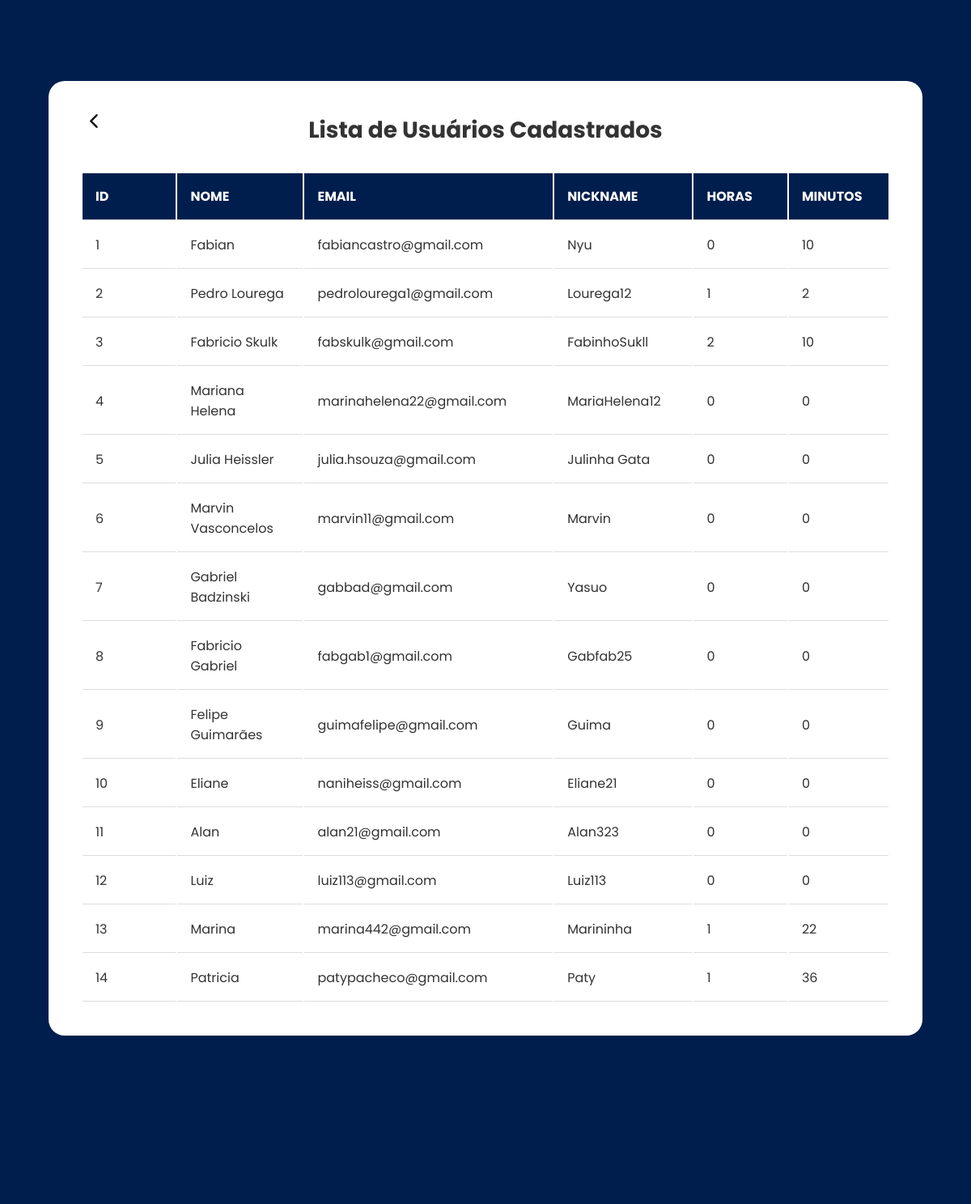
The app's page /listar_usuarios (upper part), older data.
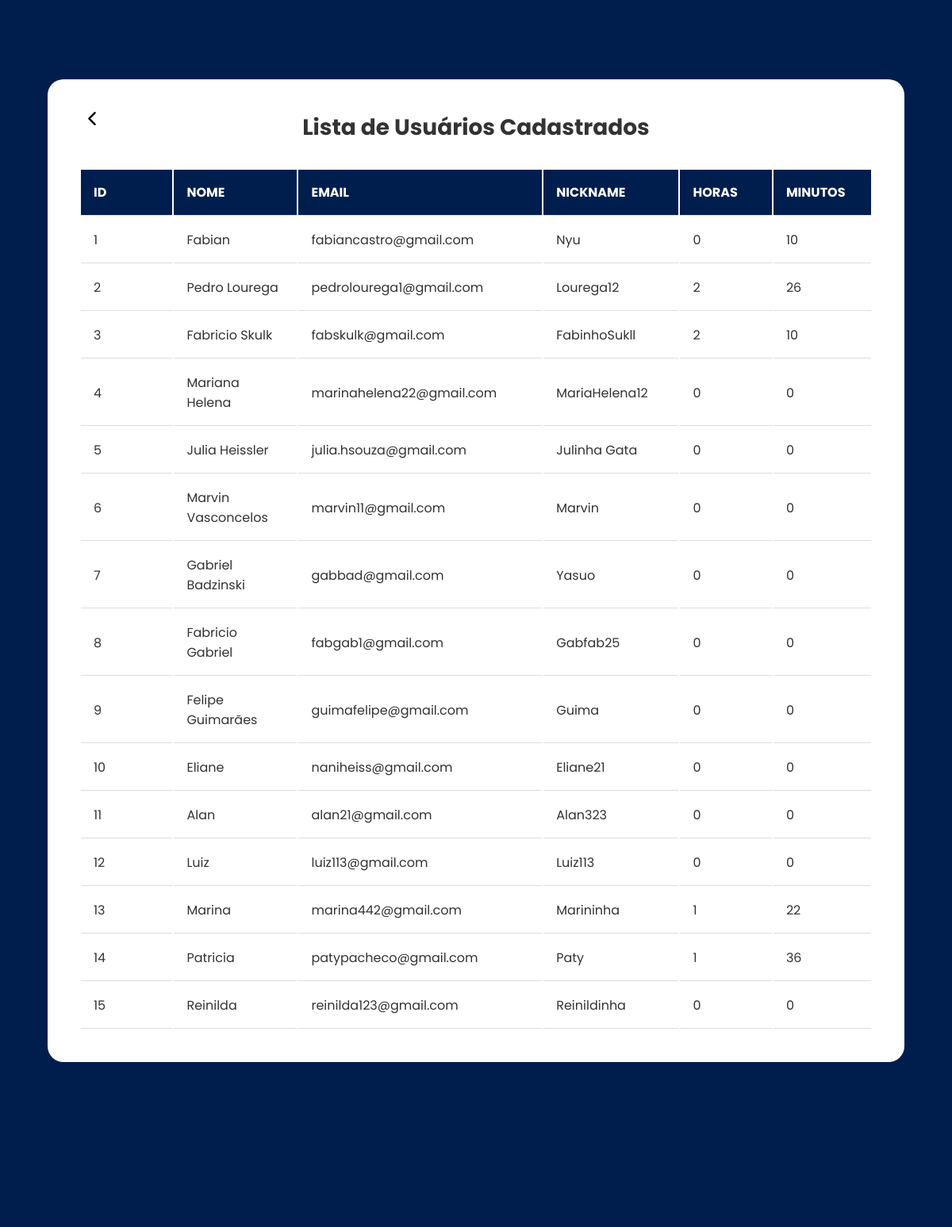
The same page, newer data.
### tables this page shows
CREATE TABLE usuarios (
            id INTEGER PRIMARY KEY AUTOINCREMENT,
            nome TEXT NOT NULL,
            email TEXT NOT NULL,
            nickname TEXT NOT NULL
        , horas INTEGER DEFAULT 0, minutos INTEGER DEFAULT 0);

### app/app.py (the view)
@app.route('/listar_usuarios')
def listar_usuarios():
    conn = conectar_banco()
    cursor = conn.cursor()
    cursor.execute('SELECT * FROM usuarios')
    usuarios = cursor.fetchall()
    conn.close()
    return render_template('listar_usuarios.html', usuarios=usuarios)

### app/app.py (called while the page is built)
def conectar_banco():
    print("Caminho do banco de dados:", DATABASE_PATH)
    conn = sqlite3.connect(DATABASE_PATH)
    return conn

### templates/listar_usuarios.html (shortened to what this page needs)
<!DOCTYPE html>
<html lang="ptb-br">
<head>
    <link rel="stylesheet" href="{{ url_for('static', filename='css/style.css') }}">
    <link rel="stylesheet" href="https://cdnjs.cloudflare.com/ajax/libs/font-awesome/6.0.0-beta3/css/all.min.css">
</head>
</head>
<body>
    <div class="app-usuarios">
        <div id="seta"><a href="{{ url_for('home') }}"><img class="seta_retorno" src="{{ url_for('static', filename='images/seta_retorno_new.png') }}" alt="seta_retorno"></a></div>
        <h1 class="titulo-lista-cadastro">Lista de Usuários Cadastrados</h1>
    <table class="listagem-usuarios-table" border="0">
        <tr class="usuarios-tabela ">
            <th>ID</th>
            <th>Nome</th>
            <th>Email</th>
            <th>Nickname</th>
            <th>Horas</th>
            <th>Minutos</th>
        </tr>
        {% for usuario in usuarios %}
        <tr class="usuarios-tabela ">
            <td>{{ usuario[0] }}</td>
            <td>{{ usuario[1] }}</td>
            <td>{{ usuario[2] }}</td>
            <td>{{ usuario[3] }}</td>
            <td>{{ usuario[4] }}</td>
            <td>{{ usuario[5] }}</td>
        </tr>
        {% endfor %}
    </table>
    </div>
    <br><br><br><br><br><br><br><br><br>
    </body>
    </html>
</body>
</html>

### static/css/style.css (style rules this page uses)
* { margin: 0; padding: 0; font-family: 'Poppins', sans-serif; box-sizing: border-box; }
body { background: #001e4d; }
.app-usuarios h1 { text-align: center; font-size: 28px; margin-bottom: 30px; color: #333; font-weight: bold; }
#seta { position: absolute; cursor: pointer; }
.seta_retorno { width: 32px; height: auto; }
.app-usuarios { background: #fff; width: 90%; max-width: 1200px; margin: 100px auto; border-radius: 20px; padding: 40px; min-height: calc(65vh - 90px); }
.usuarios-tabela { width: 100%; border-collapse: collapse; margin-top: 20px; table-layout: auto; text-align: right; }
.usuarios-tabela th, .usuarios-tabela td { padding: 16px; text-align: left; border-bottom: 1px solid #ddd; font-size: 16px; color: #333; }
.usuarios-tabela th { background-color: #001e4d; color: #fff; font-weight: bold; text-transform: uppercase; width: 100px; }
.listagem-usuarios-table { width:100% }
.listagem-usuarios-table { align-items: right; }

Row changes from the older to the newer data that the page shows:
changed usuarios "Pedro Lourega": horas "1" → "2"; minutos "2" → "26"
added usuarios: id "15", nome "Reinilda", email "reinilda123@gmail.com", nickname "Reinildinha", horas "0", minutos "0"
